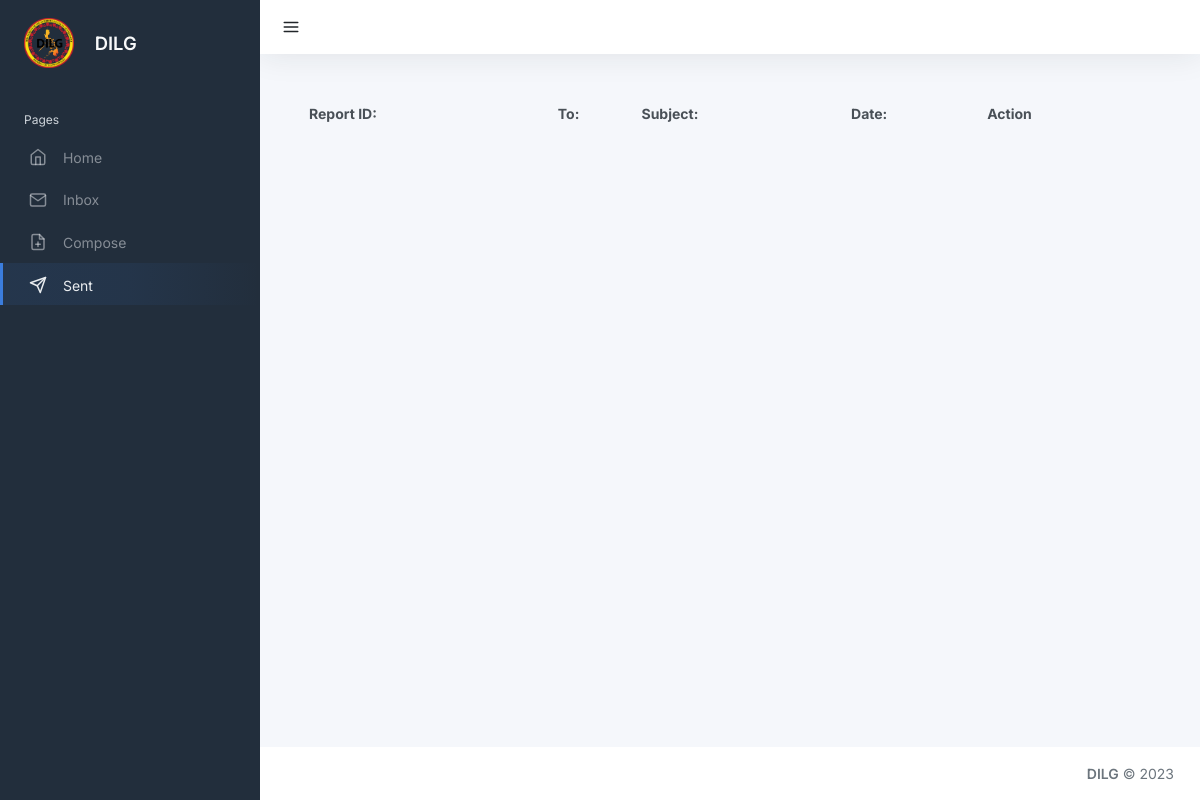
Before: /users/sent-reports.php with the older database file.
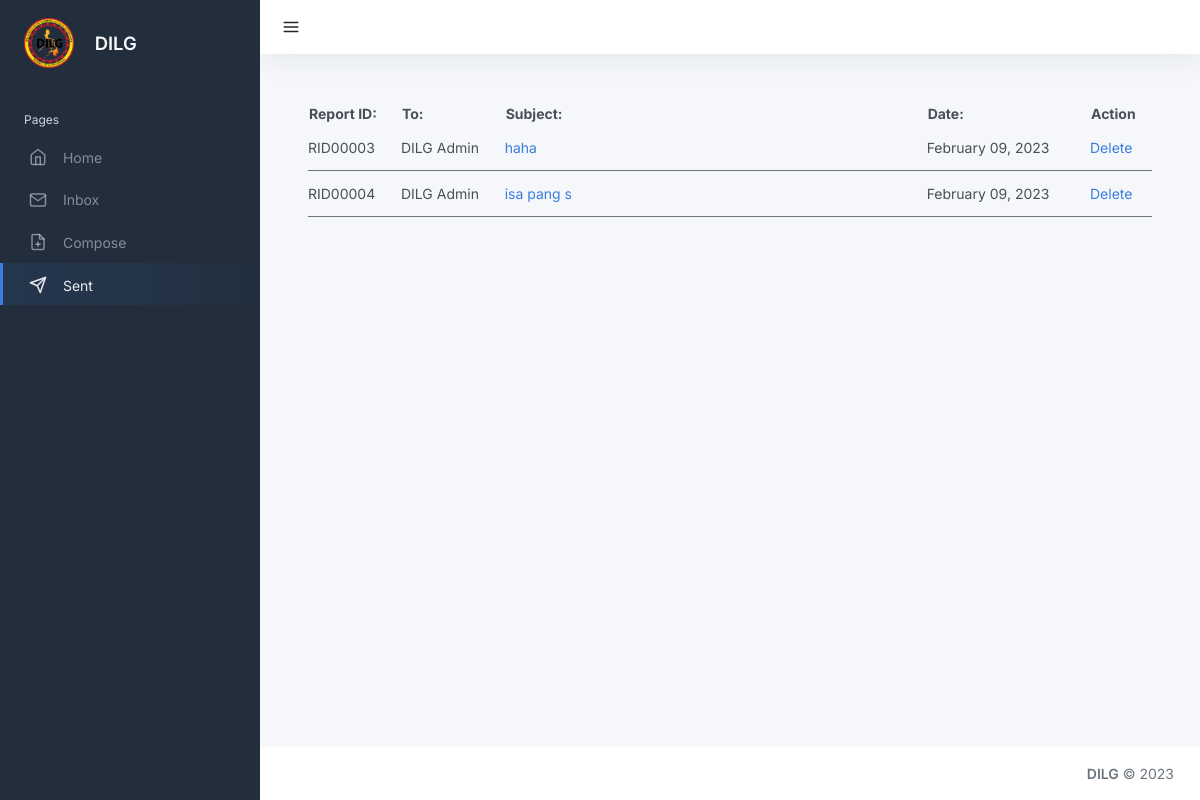
After: the same page with the newer database file.
### tables this page shows
CREATE TABLE `sent` (
  `id` int(11) NOT NULL,
  `report_id` varchar(50) NOT NULL,
  `to_user` varchar(50) NOT NULL,
  `from_user` varchar(50) NOT NULL,
  `subject` varchar(50) NOT NULL,
  `opr` varchar(100) NOT NULL,
  `message` longtext NOT NULL,
  `duration` varchar(50) NOT NULL,
  `status` int(225) NOT NULL,
  `pdf_files` blob NOT NULL,
  `notif_status` int(11) NOT NULL,
  `date_start` datetime NOT NULL,
  `date_end` datetime NOT NULL,
  `deadline` int(11) NOT NULL,
  `date_time_acknowledge` varchar(100) NOT NULL,
  `date_created` date NOT NULL,
  `time_created` time NOT NULL,
  `date_updated` date NOT NULL,
  `time_updated` time NOT NULL
);

### users/sent-reports.php (the view, shortened to what this page needs)
<?php
include('../connection.php');
?>
<!DOCTYPE html>
<html lang="en">
<head>
	<link href="../src/css/template-2.css" rel="stylesheet">
	<link href="../src/css/preloader.css" rel="stylesheet">
</head>
<body>
	<div class="wrapper">
		<nav id="sidebar" class="sidebar js-sidebar">
			<div class="sidebar-content js-simplebar">
				<a class="sidebar-brand" href="index.html">
          <img src="../src/img/dilg.png" height="50" alt="">
          <span class="ms-3 align-middle">DILG</span>
        </a>
				<ul class="sidebar-nav">
					<li class="sidebar-header">
						Pages
					</li>
					<li class="sidebar-item">
						<a class="sidebar-link" href="home.php">
              <i class="align-middle" data-feather="home"></i> <span class="align-middle">Home</span>
            </a>
					</li>
					<li class="sidebar-item">
						<a class="sidebar-link" href="view-report.php">
              <i class="align-middle" data-feather="mail"></i> <span class="align-middle">Inbox</span>
            </a>
					</li>
					<li class="sidebar-item">
						<a class="sidebar-link" href="add-report.php">
              <i class="align-middle" data-feather="file-plus"></i> <span class="align-middle">Compose</span>
            </a>
					</li>
					<li class="sidebar-item active">
						<a class="sidebar-link" href="sent-reports.php">
              <i class="align-middle" data-feather="send"></i> <span class="align-middle">Sent</span>
            </a>
					</li>
				</ul>
			</div>
		</nav>
		<div class="main">
			<nav class="navbar navbar-expand navbar-light navbar-bg">
				<a class="sidebar-toggle js-sidebar-toggle">
                    <i class="align-self-center text-dark" data-feather="menu"></i>
                </a>
			</nav>
			<main class="content">
				<div class="container-fluid p-0">
					<div class="row">
						<div class="col-xl-12 col-xxl-12 d-flex">
							<div class="w-100">
								<div class="row">
									<div class="col-lg-12">
										<table class="w-100">
											<thead>
												<tr>
													<th>Report ID:</th>
													<th>To:</th>
													<th>Subject:</th>
													<th>Date:</th>
													<th>Action</th>
												</tr>
											</thead>
											<tbody id="result_sent">
												<?php
												$query_sent_reports = "SELECT * FROM sent WHERE to_user ='1'";
												$run_reports = mysqli_query($conn, $query_sent_reports);
												if (mysqli_num_rows($run_reports) > 0) {
													foreach ($run_reports as $row) {
												?>
														<tr class="border-bottom border-secondary">
															<td><?php echo $row['report_id'] ?></td>
															<td>
																<?php
																	if($row['to_user'] == '1'){
																		echo "DILG Admin";
																	}
																?>
															</td>
															<td style="width: 50%;"><a href="view-single-report.php?report_id=<?php echo $row['report_id'] ?>"><?php echo $row['subject'] ?></a></td>
															<td>
																<?php
																$date = date_create($row['date_created']);
																echo date_format($date, "F d, Y");
																?>
															</td>
															<td><a href="delete-sent.php?report_id=<?php echo $row['report_id'] ?>">Delete</a></td>
														</tr>
												<?php
													}
												}
												?>
											</tbody>
										</table>
									</div>
								</div>
							</div>
						</div>
					</div>
				</div>
			</main>
			<footer class="footer">
				<div class="container-fluid">
					<div class="row text-muted">
						<div class="col-12 text-end">
							<p class="mb-0 text-muted">
								<strong>DILG</strong> &copy; 2023
							</p>
						</div>
					</div>
				</div>
			</footer>
		</div>
	</div>
</body>
</html>

Changed rows visible on the page:
added sent: report "RID00003", to_user "DILG Admin", subject "haha", date_created "February 09, 2023"
added sent: report "RID00004", to_user "DILG Admin", subject "isa pang s", date_created "February 09, 2023"
